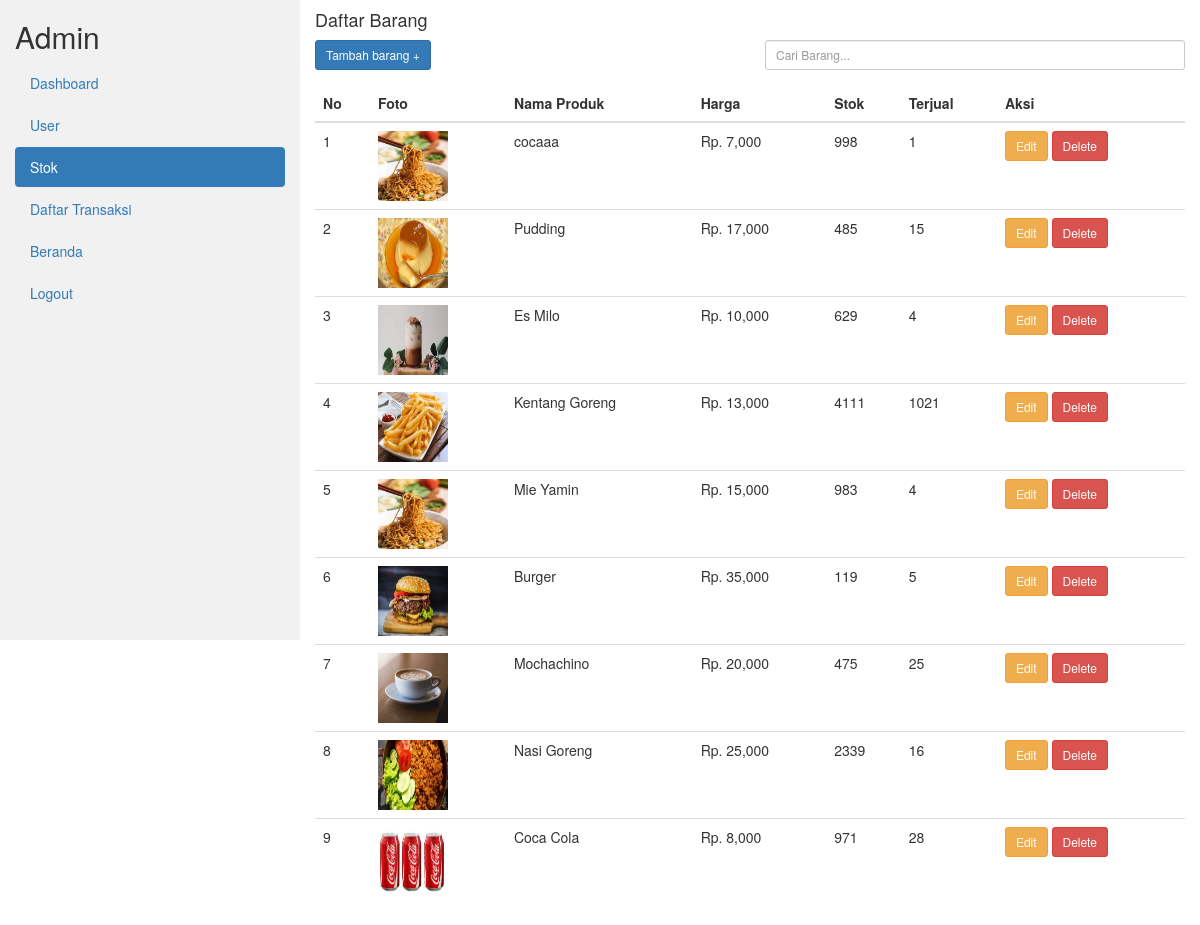
/petugas/index.php?page=stok-barang (signed in), run on the app's committed database.
### tables this page shows
CREATE TABLE `produk` (
  `ProdukID` int(11) NOT NULL,
  `NamaProduk` varchar(255) NOT NULL,
  `Harga` int(11) NOT NULL,
  `Stok` int(11) NOT NULL,
  `Terjual` int(11) NOT NULL,
  `Foto` varchar(255) NOT NULL
);

### petugas/stok-barang.php (the view)
<div class="row">
    <div class="col-lg-12 grid-margin sretch-card">
        <div class="card">
            <h4>Daftar Barang</h4>
            <div class="row">
                <div class="form-group col-sm-6">
                    <a href="?page=tambah-barang" class="btn btn-sm btn-primary">Tambah barang +</a>
                </div>
                <form action="?page=cari-barang" method="post">
                    <div class="form-group col-sm-6">
                        <input type="text" name="search" placeholder="Cari Barang..." class="form-control input-sm">
                    </div>
                </form>
            </div>
            <div class="table-responsive">
                <table class="table" width="100%" cellspacing="0">
                    <thead>
                        <tr>
                            <th>No</th>
                            <th>Foto</th>
                            <th>Nama Produk</th>
                            <th>Harga</th>
                            <th>Stok</th>
                            <th>Terjual</th>
                            <th>Aksi</th>
                        </tr>
                    </thead>
                    <tbody>
                        <?php
                            $no = 1;
                            $sql = $koneksi->query("SELECT * FROM produk ORDER BY ProdukID DESC");
                            while ($data = $sql->fetch_assoc()) {
                        ?>
                        <tr>
                            <td><?php echo $no++ ?></td>
                            <td><?php echo "<img src='../foto/".$data['Foto']."'  width='70' height='70'></img>"; ?></td>
                            <td><?php echo $data['NamaProduk'] ?></td>
                            <td>Rp. <?php echo number_format($data['Harga']) ?></td>
                            <td><?php echo $data['Stok'] ?></td>
                            <td><?php echo $data['Terjual'] ?></td>
                            <td><a href="?page=edit-barang&id=<?= $data['ProdukID'] ?>" class="btn btn-sm btn-warning">Edit</a> <a onclick="return confirm('Apakah anda yakin ingin menghapusnya!!')" href="?page=hapus-barang&id=<?= $data['ProdukID'] ?>" class="btn btn-sm btn-danger">Delete</a></td>
                        </tr>
                        <?php } ?>
                    </tbody>
                </table>
            </div>
        </div>
    </div>
</div>

### data on the page
produk: Foto (picture), NamaProduk "cocaaa", Harga "7,000", Stok "998", Terjual "1"
produk: Foto (picture), NamaProduk "Pudding", Harga "17,000", Stok "485", Terjual "15"
produk: Foto (picture), NamaProduk "Es Milo", Harga "10,000", Stok "629", Terjual "4"
produk: Foto (picture), NamaProduk "Kentang Goreng", Harga "13,000", Stok "4111", Terjual "1021"
produk: Foto (picture), NamaProduk "Mie Yamin", Harga "15,000", Stok "983", Terjual "4"
produk: Foto (picture), NamaProduk "Burger", Harga "35,000", Stok "119", Terjual "5"
produk: Foto (picture), NamaProduk "Mochachino", Harga "20,000", Stok "475", Terjual "25"
produk: Foto (picture), NamaProduk "Nasi Goreng", Harga "25,000", Stok "2339", Terjual "16"
produk: Foto (picture), NamaProduk "Coca Cola", Harga "8,000", Stok "971", Terjual "28"

### other printed values
$Level "Admin"
